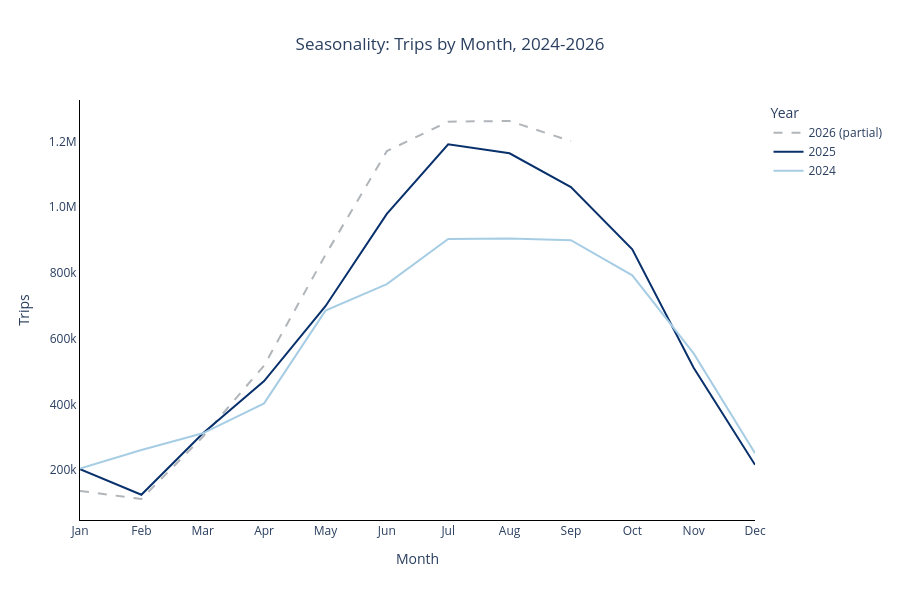

Here is the notebook cell this chart was saved with:
### Code cell
def fmt_trips(v):
    return f"{v / 1e6:.1f}M" if v >= 1_000_000 else f"{v / 1e3:.0f}k"

fig_seasonality = go.Figure()

# descending by year, not by value - unified hover keeps one fixed row order for every
# hovered month, and trips have grown roughly monotonically year over year, so this
# puts the highest values on top for most months
for year in sorted(seasonality['year'].unique(), reverse=True):
    yearly = seasonality[seasonality['year'] == year].sort_values('calendar_month')
    incomplete = year == 2026
    label = f"{year}{' (partial)' if incomplete else ''}"
    fig_seasonality.add_trace(go.Scatter(
        x=yearly['calendar_month'].map(lambda m: MONTH_NAMES[m - 1]),
        y=yearly['nr_trips'],
        text=[fmt_trips(v) for v in yearly['nr_trips']],
        mode='lines',
        name=label,
        line=dict(color=year_colors[year], width=2, dash='dash' if incomplete else 'solid'),
        hovertemplate=f'{label} - %{{text}}<extra></extra>',
    ))

fig_seasonality.update_layout(
    title=dict(text='Seasonality: Trips by Month, 2024-2026', x=0.5),
    xaxis=dict(
        title='Month', showgrid=False, showline=True, linecolor='black',
        categoryorder='array', categoryarray=MONTH_NAMES,
        showspikes=True, spikemode='across', spikesnap='cursor',
        spikedash='dot', spikethickness=1, spikecolor='#888888',
    ),
    yaxis=dict(title='Trips', showgrid=False, tickformat='.2s', showline=True, linecolor='black'),
    legend=dict(title='Year'),
    hovermode='x unified',
    hoverlabel=dict(bgcolor='#FFF8E7', bordercolor='#D9A440', font=dict(color='#1a1a1a', size=13)),
    plot_bgcolor='white',
    paper_bgcolor='white',
    autosize=True,
    height=600,
)

fig_seasonality

### Figure 1 — Plotly figure (JSON) as saved in the notebook; plotly's stock layout.template omitted (floating-point values rounded to 4 significant figures)
{"data": [{"hovertemplate": "2026 (partial) - %{text}<extra></extra>", "line": {"color": "#B0B5BA", "dash": "dash", "width": 2}, "mode": "lines", "name": "2026 (partial)", "text": ["137k", "112k", "301k", "518k", "855k", "1.2M", "1.3M", "1.3M", "1.2M"], "type": "scatter", "x": ["Jan", "Feb", "Mar", "Apr", "May", "Jun", "Jul", "Aug", "Sep"], "y": [136989, 112397, 301152, 518371, 854986, 1170756, 1260391, 1262404, 1201046]}, {"hovertemplate": "2025 - %{text}<extra></extra>", "line": {"color": "rgb(8, 48, 107)", "dash": "solid", "width": 2}, "mode": "lines", "name": "2025", "text": ["203k", "125k", "312k", "471k", "699k", "980k", "1.2M", "1.2M", "1.1M", "872k", "512k", "217k"], "type": "scatter", "x": ["Jan", "Feb", "Mar", "Apr", "May", "Jun", "Jul", "Aug", "Sep", "Oct", "Nov", "Dec"], "y": [202780, 125374, 311903, 471199, 699002, 979845, 1191278, 1164157, 1061453, 871899, 511548, 216603]}, {"hovertemplate": "2024 - %{text}<extra></extra>", "line": {"color": "rgb(166, 205, 228)", "dash": "solid", "width": 2}, "mode": "lines", "name": "2024", "text": ["205k", "262k", "312k", "403k", "686k", "766k", "904k", "905k", "900k", "793k", "555k", "252k"], "type": "scatter", "x": ["Jan", "Feb", "Mar", "Apr", "May", "Jun", "Jul", "Aug", "Sep", "Oct", "Nov", "Dec"], "y": [204696, 261542, 312303, 403352, 685651, 766118, 903573, 905173, 899886, 792841, 555310, 251776]}], "layout": {"autosize": true, "height": 600, "hoverlabel": {"bgcolor": "#FFF8E7", "bordercolor": "#D9A440", "font": {"color": "#1a1a1a", "size": 13}}, "hovermode": "x unified", "legend": {"title": {"text": "Year"}}, "paper_bgcolor": "white", "plot_bgcolor": "white", "title": {"text": "Seasonality: Trips by Month, 2024-2026", "x": 0.5}, "xaxis": {"categoryarray": ["Jan", "Feb", "Mar", "Apr", "May", "Jun", "Jul", "Aug", "Sep", "Oct", "Nov", "Dec"], "categoryorder": "array", "linecolor": "black", "showgrid": false, "showline": true, "showspikes": true, "spikecolor": "#888888", "spikedash": "dot", "spikemode": "across", "spikesnap": "cursor", "spikethickness": 1, "title": {"text": "Month"}}, "yaxis": {"linecolor": "black", "showgrid": false, "showline": true, "tickformat": ".2s", "title": {"text": "Trips"}}}}
